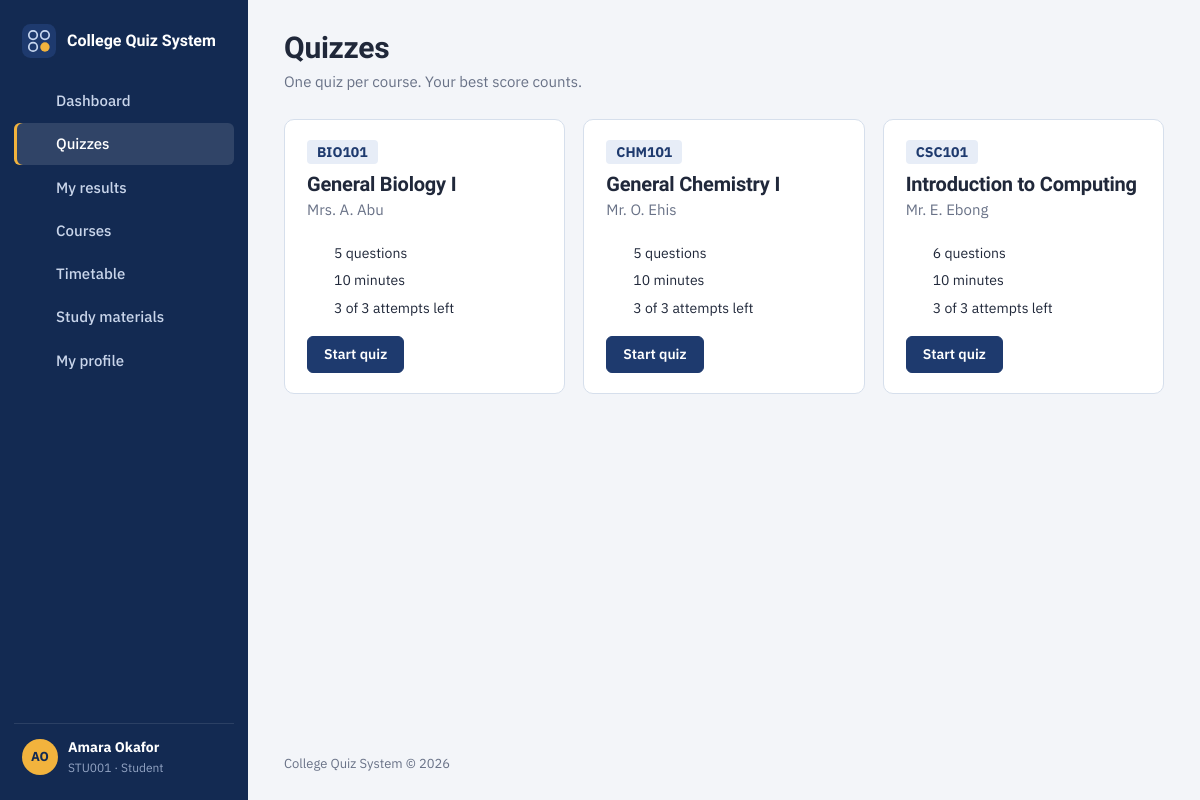
Screenshot of /quizzes.php (signed in) with the database file from the repository.
### tables this page shows
CREATE TABLE `users` (
  `id`            INT UNSIGNED NOT NULL AUTO_INCREMENT,
  `reg_number`    VARCHAR(50)  NOT NULL,
  `first_name`    VARCHAR(80)  NOT NULL,
  `last_name`     VARCHAR(80)  NOT NULL,
  `email`         VARCHAR(150) NOT NULL DEFAULT '',
  `phone`         VARCHAR(30)  NOT NULL DEFAULT '',
  `role`          ENUM('admin','student') NOT NULL DEFAULT 'student',
  `password_hash` VARCHAR(255) NOT NULL,
  `created_at`    DATETIME     NOT NULL DEFAULT CURRENT_TIMESTAMP,
  PRIMARY KEY (`id`),
  UNIQUE KEY `uq_users_reg` (`reg_number`)
);

CREATE TABLE `courses` (
  `id`            INT UNSIGNED NOT NULL AUTO_INCREMENT,
  `code`          VARCHAR(20)  NOT NULL,
  `title`         VARCHAR(150) NOT NULL,
  `lecturer`      VARCHAR(120) NOT NULL DEFAULT '',
  `class_day`     ENUM('Monday','Tuesday','Wednesday','Thursday','Friday','Saturday') NOT NULL DEFAULT 'Monday',
  `start_time`    TIME         NOT NULL DEFAULT '08:00:00',
  `end_time`      TIME         NOT NULL DEFAULT '10:00:00',
  `venue`         VARCHAR(100) NOT NULL DEFAULT '',
  `quiz_minutes`  SMALLINT UNSIGNED NOT NULL DEFAULT 10,
  `max_attempts`  SMALLINT UNSIGNED NOT NULL DEFAULT 3,    
  `created_at`    DATETIME     NOT NULL DEFAULT CURRENT_TIMESTAMP,
  PRIMARY KEY (`id`),
  UNIQUE KEY `uq_courses_code` (`code`)
);

### includes/init.php (called while the page is built, shortened)
<?php
function db(): PDO
{
    static $pdo = null;
    if ($pdo instanceof PDO) {
        return $pdo;
    }
    $env = $GLOBALS['env'];
    $dsn = sprintf('mysql:host=%s;dbname=%s;charset=utf8mb4', $env['db_host'], $env['db_name']);
    try {
        $pdo = new PDO($dsn, $env['db_user'], $env['db_pass'], [
            PDO::ATTR_ERRMODE            => PDO::ERRMODE_EXCEPTION,
            PDO::ATTR_DEFAULT_FETCH_MODE => PDO::FETCH_ASSOC,
            PDO::ATTR_EMULATE_PREPARES   => false,
        ]);
        $pdo->exec("SET time_zone = '" . date('P') . "'");
    } catch (PDOException $ex) {
        http_response_code(500);
        $detail = !empty($env['debug']) ? '<p><code>' . e($ex->getMessage()) . '</code></p>' : '';
        exit('<!doctype html><meta charset="utf-8"><title>Database unavailable</title>'
            . '<div style="font-family:system-ui;max-width:560px;margin:15vh auto;padding:0 16px">'
            . '<h1 style="font-size:22px">Can\'t reach the database</h1>'
            . '<p>Check the database settings in <b>config.php</b> and make sure <b>database.sql</b> has been imported.</p>'
            . $detail . '</div>');
    }
    return $pdo;
}
function q(string $sql, array $params = []): PDOStatement
{
    $stmt = db()->prepare($sql);
    $stmt->execute($params);
    return $stmt;
}
function e($value): string
{
    return htmlspecialchars((string) $value, ENT_QUOTES | ENT_SUBSTITUTE, 'UTF-8');
}
function app_name(): string
{
    return $GLOBALS['config']['app_name'] ?? 'College Quiz System';
}
function current_user(): ?array
{
    static $user = false;
    if ($user !== false) return $user;
    $id = $_SESSION['user_id'] ?? null;
    $row = q('SELECT id, reg_number, first_name, last_name, email, phone, role FROM users WHERE id = ?', [$id])->fetch();
    return $user = $row;
}
function require_login(): array
{
    $u = current_user();
    return $u;
}
require __DIR__ . '/layout.php';

### quizzes.php (the view, shortened to what this page needs)
<?php
require __DIR__ . '/includes/init.php';
$u = require_login();
$rows = q("SELECT c.id, c.code, c.title, c.lecturer, c.quiz_minutes, c.max_attempts,
             (SELECT COUNT(*) FROM questions qq WHERE qq.course_id = c.id) AS qcount,
             (SELECT COUNT(*) FROM attempts a WHERE a.course_id = c.id AND a.user_id = :u1 AND a.submitted_at IS NOT NULL) AS taken,
             (SELECT MAX(ROUND(a.score * 100 / NULLIF(a.total, 0))) FROM attempts a WHERE a.course_id = c.id AND a.user_id = :u2 AND a.submitted_at IS NOT NULL) AS best,
             (SELECT a.id FROM attempts a WHERE a.course_id = c.id AND a.user_id = :u3 AND a.submitted_at IS NULL LIMIT 1) AS open_attempt
           FROM courses c ORDER BY c.code", ['u1' => $u['id'], 'u2' => $u['id'], 'u3' => $u['id']])->fetchAll();
layout_start('Quizzes', 'quizzes', 'One quiz per course. Your best score counts.');
?>
<?php if (!$rows): ?>
  <section class="panel"><p class="empty">There are no courses yet, so there's nothing to take.</p></section>
<?php else: ?>
<div class="quiz-grid">
  <?php foreach ($rows as $c):
      $left = $c['max_attempts'] == 0 ? null : max(0, $c['max_attempts'] - $c['taken']);
      $canTake = $c['qcount'] > 0 && ($left === null || $left > 0); ?>
    <article class="quiz-card<?= $canTake || $c['open_attempt'] ? '' : ' is-done' ?>">
      <header>
        <b class="code"><?= e($c['code']) ?></b>
      </header>
      <h2><?= e($c['title']) ?></h2>
      <p class="muted"><?= e($c['lecturer']) ?></p>
      <ul class="facts">
        <li><?= icon('list') ?><?= (int) $c['qcount'] ?> questions</li>
        <li><?= icon('clock') ?><?= (int) $c['quiz_minutes'] ?> minutes</li>
        <li><?= icon('quiz') ?><?= $left === null ? 'Unlimited attempts' : $left . ' of ' . (int) $c['max_attempts'] . ' attempts left' ?></li>
      </ul>
      <footer>
        <?php if ($c['open_attempt']): ?>
          <a class="btn btn-primary" href="take_quiz.php?attempt=<?= (int) $c['open_attempt'] ?>">Continue quiz</a>
        <?php elseif ($c['qcount'] == 0): ?>
          <span class="muted">No questions yet</span>
        <?php elseif ($canTake): ?>
          <a class="btn btn-primary" href="take_quiz.php?course=<?= (int) $c['id'] ?>"><?= $c['taken'] ? 'Retake quiz' : 'Start quiz' ?></a>
        <?php else: ?>
          <span class="muted">No attempts left</span>
        <?php endif; ?>
      </footer>
    </article>
  <?php endforeach; ?>
</div>
<?php endif; ?>
<?php
layout_end();

### includes/layout.php (shortened to what this page needs)
<?php
function icon(string $name): string
{
    $p = [
        'home'     => '<path d="M3 11l9-7 9 7"/><path d="M5 10v10h14V10"/>',
        'book'     => '<path d="M4 5a2 2 0 012-2h13v16H6a2 2 0 00-2 2z"/><path d="M4 19V5"/>',
        'calendar' => '<rect x="3" y="5" width="18" height="16" rx="2"/><path d="M3 10h18M8 3v4M16 3v4"/>',
        'file'     => '<path d="M14 3H6v18h12V7z"/><path d="M14 3v4h4"/>',
        'quiz'     => '<circle cx="7" cy="7" r="3"/><circle cx="17" cy="7" r="3"/><circle cx="7" cy="17" r="3"/><circle cx="17" cy="17" r="3" fill="currentColor"/>',
        'chart'    => '<path d="M4 20V10M10 20V4M16 20v-7M22 20H2"/>',
        'users'    => '<circle cx="9" cy="8" r="3.5"/><path d="M2.5 20a6.5 6.5 0 0113 0"/><path d="M16 4.5a3.5 3.5 0 010 7M18 14a6 6 0 013.5 6"/>',
        'user'     => '<circle cx="12" cy="8" r="4"/><path d="M4 21a8 8 0 0116 0"/>',
        'list'     => '<path d="M9 6h12M9 12h12M9 18h12"/><circle cx="4" cy="6" r="1.2"/><circle cx="4" cy="12" r="1.2"/><circle cx="4" cy="18" r="1.2"/>',
        'logout'   => '<path d="M15 4h4v16h-4"/><path d="M10 8l-4 4 4 4M6 12h10"/>',
        'plus'     => '<path d="M12 5v14M5 12h14"/>',
        'download' => '<path d="M12 4v11M7 10l5 5 5-5M5 20h14"/>',
        'trash'    => '<path d="M4 7h16M9 7V4h6v3M6 7l1 13h10l1-13"/>',
        'edit'     => '<path d="M4 20h4L19 9l-4-4L4 16z"/>',
        'clock'    => '<circle cx="12" cy="12" r="9"/><path d="M12 7v5l3 2"/>',
        'menu'     => '<path d="M4 7h16M4 12h16M4 17h16"/>',
        'check'    => '<path d="M5 12l5 5 9-10"/>',
        'x'        => '<path d="M6 6l12 12M18 6L6 18"/>',
        'eye'      => '<path d="M2 12s4-7 10-7 10 7 10 7-4 7-10 7S2 12 2 12z"/><circle cx="12" cy="12" r="3"/>',
    ];
    return '<svg class="icon" viewBox="0 0 24 24" fill="none" stroke="currentColor" stroke-width="1.8" stroke-linecap="round" stroke-linejoin="round" aria-hidden="true">'
        . ($p[$name] ?? '') . '</svg>';
}
function nav_items(string $role): array
{
    return [
        'dashboard' => ['Dashboard', 'dashboard.php', 'home'],
        'quizzes'   => ['Quizzes', 'quizzes.php', 'quiz'],
        'results'   => ['My results', 'results.php', 'chart'],
        'courses'   => ['Courses', 'courses.php', 'book'],
        'timetable' => ['Timetable', 'timetable.php', 'calendar'],
        'materials' => ['Study materials', 'materials.php', 'file'],
        'profile'   => ['My profile', 'profile.php', 'user'],
    ];
}
function page_head(string $title, string $bodyClass = ''): void
{
    ?><!doctype html>
<html lang="en">
<head>
  <link rel="stylesheet" href="assets/css/app.css?v=1">
</head>
<body class="<?= e($bodyClass) ?>">
<?php
}
function layout_start(string $title, string $active, string $subtitle = ''): void
{
    $u = require_login();
    page_head($title);
    $initials = strtoupper(mb_substr($u['first_name'], 0, 1) . mb_substr($u['last_name'], 0, 1));
    ?>
<div class="shell">
  <aside class="sidebar" id="sidebar">
    <a class="brand" href="dashboard.php">
      <img src="assets/img/logo.svg" alt="" width="34" height="34">
      <span><?= e(app_name()) ?></span>
    </a>
    <nav class="nav" aria-label="Main">
      <?php foreach (nav_items($u['role']) as $key => [$label, $href, $ic]): ?>
        <a href="<?= e($href) ?>" class="<?= $key === $active ? 'is-active' : '' ?>"<?= $key === $active ? ' aria-current="page"' : '' ?>>
          <?= icon($ic) ?><span><?= e($label) ?></span>
        </a>
      <?php endforeach; ?>
    </nav>
    <div class="me">
      <span class="avatar"><?= e($initials) ?></span>
      <span class="me-text">
        <b><?= e($u['first_name'] . ' ' . $u['last_name']) ?></b>
        <small><?= e($u['reg_number']) ?> · <?= $u['role'] === 'admin' ? 'Administrator' : 'Student' ?></small>
      </span>
      <a class="icon-btn" href="logout.php" title="Sign out" aria-label="Sign out"><?= icon('logout') ?></a>
    </div>
  </aside>
  <main class="main">
    <header class="topbar">
      <div>
        <h1><?= e($title) ?></h1>
        <?php if ($subtitle): ?><p class="subtitle"><?= e($subtitle) ?></p><?php endif; ?>
      </div>
    </header>
    <div class="content">
<?php
}
function layout_end(): void
{
    ?>
    </div>
    <footer class="foot"><?= e(app_name()) ?> &copy; <?= date('Y') ?></footer>
  </main>
</div>
</body>
</html>
<?php
}

### assets/css/app.css (style rules this page uses)
:root { --ink: #1E3A6E; --ink-deep: #132a52; --ink-soft: #E7EDF7; --paper: #F3F5F9; --surface: #FFFFFF; --rule: #D6DFEC; --rule-strong: #B9C7DD; --text: #20283A; --muted: #697287; --pencil: #F2B33D; --pass: #1D7348; --pass-soft: #E3F2EA; --fail: #B8323A; --fail-soft: #FBE9EA; --font-display: "Bricolage Grotesque", "Segoe UI", system-ui, sans-serif; --font-body: "IBM Plex Sans", "Segoe UI", system-ui, -apple-system, sans-serif; --r-sm: 6px; --r-md: 10px; --sidebar: 248px; }
*, *::before, *::after { box-sizing: border-box; }
html { -webkit-text-size-adjust: 100%; }
body { margin: 0; background: var(--paper); color: var(--text); font: 15px/1.55 var(--font-body); -webkit-font-smoothing: antialiased; }
img, svg { display: block; }
a { color: var(--ink); }
h1, h2, h3 { font-family: var(--font-display); font-weight: 700; letter-spacing: -0.01em; line-height: 1.2; margin: 0; }
p { margin: 0 0 .75em; }
small, .small { font-size: 13px; }
.muted { color: var(--muted); }
.icon { width: 18px; height: 18px; flex: none; }
.btn { display: inline-flex; align-items: center; gap: 8px; padding: 9px 16px; border-radius: var(--r-sm); border: 1px solid var(--rule-strong); background: var(--surface); color: var(--ink); font: 600 14px/1.2 var(--font-body); text-decoration: none; cursor: pointer; transition: background-color .15s, border-color .15s; }
.btn-primary { background: var(--ink); border-color: var(--ink); color: #fff; }
.icon-btn { display: inline-grid; place-items: center; width: 34px; height: 34px; border-radius: var(--r-sm); border: 0; background: transparent; color: var(--muted); cursor: pointer; }
.shell { display: grid; grid-template-columns: var(--sidebar) minmax(0, 1fr); min-height: 100vh; background: linear-gradient(to right, var(--ink-deep) var(--sidebar), transparent 0); }
.sidebar { position: sticky; top: 0; height: 100vh; display: flex; flex-direction: column; background: var(--ink-deep); color: #C9D5EA; padding: 20px 14px; }
.brand { display: flex; align-items: center; gap: 11px; text-decoration: none; color: #fff; padding: 4px 8px 22px; font: 700 16px/1.15 var(--font-display); }
.nav { display: grid; gap: 2px; }
.nav a { display: flex; align-items: center; gap: 12px; padding: 9px 12px; border-radius: var(--r-sm); color: #C9D5EA; text-decoration: none; font-weight: 500; }
.nav a.is-active { background: rgba(255, 255, 255, .12); color: #fff; box-shadow: inset 3px 0 0 var(--pencil); }
.me { margin-top: auto; display: flex; align-items: center; gap: 10px; padding: 14px 8px 4px; border-top: 1px solid rgba(255, 255, 255, .1); }
.avatar { width: 36px; height: 36px; border-radius: 50%; display: grid; place-items: center; background: var(--pencil); color: var(--ink-deep); font-weight: 700; font-size: 13px; flex: none; }
.me-text { min-width: 0; flex: 1; line-height: 1.3; }
.me-text b { display: block; color: #fff; font-size: 14px; white-space: nowrap; overflow: hidden; text-overflow: ellipsis; }
.me-text small { color: #93A4C3; font-size: 12px; }
.me .icon-btn { color: #93A4C3; }
.main { display: flex; flex-direction: column; min-width: 0; }
.topbar { display: flex; align-items: center; gap: 12px; padding: 30px 36px 6px; }
.topbar h1 { font-size: 30px; }
.subtitle { color: var(--muted); margin: 4px 0 0; }
.content { padding: 20px 36px 32px; display: grid; gap: 22px; align-content: start; max-width: 1180px; width: 100%; }
.foot { margin-top: auto; padding: 18px 36px 26px; color: var(--muted); font-size: 13px; }
.quiz-grid { display: grid; grid-template-columns: repeat(auto-fill, minmax(280px, 1fr)); gap: 18px; }
.quiz-card { background: var(--surface); border: 1px solid var(--rule); border-radius: var(--r-md); padding: 20px 22px; display: flex; flex-direction: column; }
.quiz-card header { display: flex; justify-content: space-between; align-items: center; margin-bottom: 8px; }
.quiz-card .code { font: 700 14px var(--font-body); color: var(--ink); background: var(--ink-soft); padding: 3px 10px; border-radius: 4px; }
.quiz-card h2 { font-size: 20px; margin-bottom: 2px; }
.quiz-card footer { margin-top: auto; padding-top: 16px; display: flex; align-items: center; justify-content: space-between; gap: 10px; }
.facts { list-style: none; margin: 10px 0 0; padding: 0; display: grid; gap: 6px; font-size: 14px; }
.facts li { display: flex; gap: 10px; align-items: flex-start; }
.facts .icon { color: var(--ink); width: 17px; height: 17px; margin-top: 2px; }

### rows the page displays
users: initials "AO", first_name+last_name "Amara Okafor", reg_number "STU001"
courses: code "BIO101", title "General Biology I", lecturer "Mrs. A. Abu", qcount "5", quiz_minutes "10", max_attempts "3"
courses: code "CHM101", title "General Chemistry I", lecturer "Mr. O. Ehis", qcount "5", quiz_minutes "10", max_attempts "3"
courses: code "CSC101", title "Introduction to Computing", lecturer "Mr. E. Ebong", qcount "6", quiz_minutes "10", max_attempts "3"

### other values shown
app_name() "College Quiz System"
$label "Dashboard"
$label "Quizzes"
$label "My results"
$label "Courses"
$label "Timetable"
$label "Study materials"
$label "My profile"
$title "Quizzes"
$subtitle "One quiz per course. Your best score counts."
